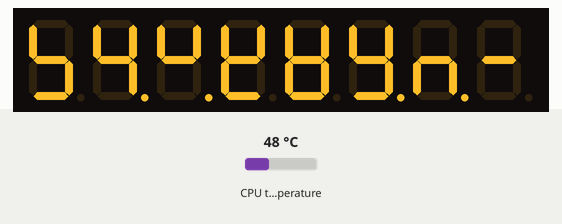
The program below on a simulated Raspberry Pi (BCM pin numbers). Shown: 8-digit seven-segment display. Inputs (shaded band) come from the test bench; at power-on: CPU temperature 48 °C. System figures (address, load, memory, disk, uptime) are fixed made-up values; library files of the repository ran but are not shown: TM1638.py.

Above: at 1.2 s.
1.3 s: CPU temperature set to 31 °C
At 5.2 s:
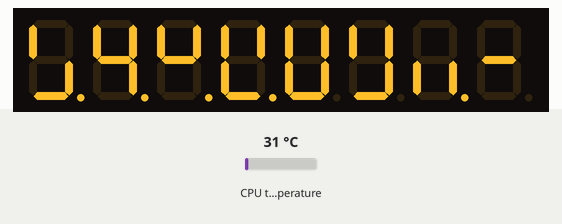
10.7 s: CPU temperature set to 44 °C
At 12.7 s:
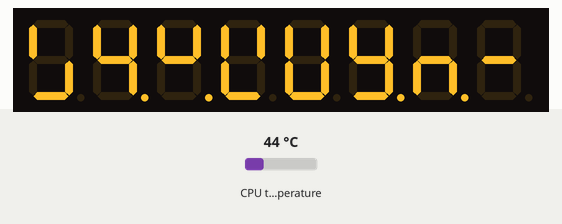
19.6 s: CPU temperature set to 58 °C
At 21.5 s:
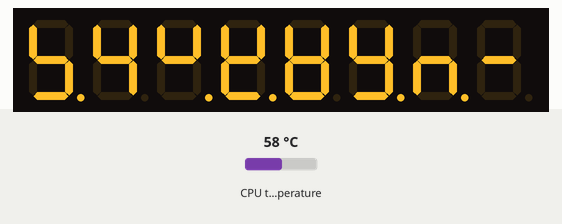
Timing chart, 0 to 23.0 s (numbered marks = the images above; inputs shaded):
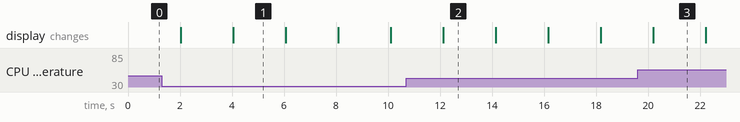

Measured:
- after the input at 1.3 s, the display: first differs from a run without the input after 2.8 s (image 1)
- after the input at 10.7 s, the display: changes after 1.4 s (image 2)
- after the input at 19.6 s, the display: changes after 0.60 s (image 3)
- what the display in image 1 shows lasts 2.0 s, from 4.1 s to 6.1 s

The program:

cpu-load.py
```python
#!/usr/bin/env python

# CPU Temp and Load Average
# displays the current CPU temp and 1 minute load average, cycled every 2 seconds

import TM1638
import time
import os

# These are the pins the display is connected to. Adjust accordingly.
# In addition to these you need to connect to 5V and ground.

DIO = 17
CLK = 21
STB = 22

display = TM1638.TM1638(DIO, CLK, STB)
display.enable(1)

while True:
    # CPU temp
    res = os.popen('cat /sys/class/thermal/thermal_zone0/temp').readline()
    res = res.replace('\n', '')
    display.set_text("CPU %0.1fc" % (float(res)/1000))
    time.sleep(2)

    # Load Average
    res = os.popen('uptime').readline()
    res = res.replace('\n', '')
    pos = res.index('age:')
    load = res[pos+5:pos+9]
    display.set_text("load %s" % (load))
    time.sleep(2)
```
